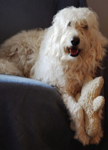
#> input picture images/img.png, 108 x 150 px
$ python -i mattingAffinity.py   (imports and definitions only)   (older library calls are emulated)
#> lines starting #> are read from the running program, lines starting #| are printed output that depends on the picture
#> further down, picture is the input picture: shape (150, 108, 3); mean B, G, R 76, 82.1, 92.6
### operation.py
# -*- coding:utf-8 -*-
import numpy as np


# 将W沿对角线复制变为对称矩阵
def add_T(W):
	allLen = np.int(W.shape[0])
	length = np.int(W.shape[0]/100)

	for i in range(100):
		for j in range(100):
			start1 = i * length
			start2 = j * length
			end1 = (i + 1) * length if (i + 1) * length < allLen else allLen
			end2 = (j + 1) * length if (j + 1) * length < allLen else allLen
			W[start1 : end1, start2 : end2] = W[start1 : end1, start2 : end2] + W[start1 : end1, start2 : end2].T

	return W


# [41 lines left out: functions multiply, add, subtract, not called in this run]

### mattingAffinity.py
# -*- coding:utf-8 -*-
import numpy as np
import cv2
from scipy import sparse
from operation import add_T


# 计算抠图亲和性
# 该函数实现了Anat Levin, Dani Lischinski, Yair Weiss描述的图像抠图方法
# 除图像以外的所有参数都是可选的。
# 输出是一个稀疏矩阵，它为二进制映射inMap给出的像素的非局部邻域提供非零元素。
def mattingAffinity(image):
    windowRadius = 1 # 估算局部正态分布的窗口大小
    epsilon = 1e-7   # 定义协方差矩阵反转前使用的正则化系数，对于有噪声的图像，它应该更大
    windowSize = 2 * windowRadius + 1
    neighSize = pow(windowSize, 2)
    h, w, d = image.shape
#> h = 150; w = 108; d = 3
    N = h * w
#> N = 16200
    epsilon = epsilon / neighSize

    # meanImage 窗口中像素3*1平均值向量
    # covarMat 3*3像素颜色的协方差矩阵
    meanImage, covarMat = localRGBnormalDistributions(image, windowRadius, epsilon)

    # Determine pixels and their local neighbors
    # 确定像素及其局部邻域
    indices = np.reshape(np.array(range(h * w)), [h, w])

    # 以子块滑动的方式（子块先在行上滑动，再在列上滑动）将indices分解成m×n的子矩阵，并将分解以后的子矩阵沿行的方向转换成neighInd的列。
    neighInd = im2col(indices, [windowSize, windowSize]) # windowSize=3时9列，(h-2)*(w-2)行

    # neighInd = neighInd[windowRadius : len(neighInd) - windowRadius, windowRadius : len(neighInd) - windowRadius]
    inInd = neighInd[:, np.int((neighSize + 1) / 2 - 1)] # 矩阵中心位置的索引
    pixCnt = inInd.shape[0] # 中心位置数量

    # Prepare in & out data
    image = np.reshape(image, [N, d])
    meanImage = np.reshape(meanImage, [N, d])
    flowRows = np.zeros([neighSize, neighSize, pixCnt])
    flowCols = np.zeros([neighSize, neighSize, pixCnt])
    flows = np.zeros([neighSize, neighSize, pixCnt])

    # Compute matting affinity
    for i in range(pixCnt):
        neighs = neighInd[i, :] # 位置 inInd[i] 对应的窗口索引
        littleImage = np.zeros([neighs.shape[0], image.shape[1]])
        for j in range(neighs.shape[0]):
            littleImage[j, :] = image[np.int(neighs[j])]
        shiftedWinColors = littleImage - np.tile(meanImage[np.int(inInd[i]), :], [neighs.shape[0], 1]) # Ii-uk
        inv = np.linalg.inv(covarMat[:, :, np.int(inInd[i])])
        flows[:, :, i] = np.dot(np.dot(shiftedWinColors, inv), shiftedWinColors.T)
        neighs = np.tile(neighs, [neighs.shape[0], 1])
        flowRows[:, :, i] = neighs
        flowCols[:, :, i] = neighs.T

    flows = (flows + 1) / neighSize

    flows = np.reshape(flows, [neighSize*neighSize*pixCnt])
    flowRows = np.reshape(flowRows, [neighSize*neighSize*pixCnt])
    flowCols = np.reshape(flowCols, [neighSize*neighSize*pixCnt])

    W = sparse.csr_matrix((flows, (flowRows, flowCols)), shape = (N, N)).todense()
    W = add_T(W)
    W = W / 2
    return W


# meanImage 窗口中像素3*1平均值向量
# covarMat 3*3像素颜色的协方差矩阵
def localRGBnormalDistributions(image, windowRadius, epsilon):
#> called with windowRadius = 1, epsilon = 1.11e-08
    h, w, d = image.shape
#> h = 150; w = 108; d = 3
    N = h * w
#> N = 16200
    windowSize = 2 * windowRadius + 1

    # 窗口中像素3*1平均值向量
    meanImage = np.zeros([h, w, d])
    meanImage[:, :, 0] = cv2.blur(image[:, :, 0], (windowSize, windowSize))
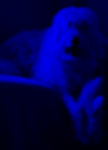
#> meanImage: shape (150, 108, 3) float64; mean B, G, R 76, 0, 0
    meanImage[:, :, 1] = cv2.blur(image[:, :, 1], (windowSize, windowSize))
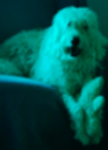
#> meanImage: shape (150, 108, 3) float64; mean B, G, R 76, 82.1, 0
    meanImage[:, :, 2] = cv2.blur(image[:, :, 2], (windowSize, windowSize))
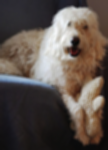
#> meanImage: shape (150, 108, 3) float64; mean B, G, R 76, 82.1, 92.6

    # 3*3像素颜色的协方差矩阵
    covarMat = np.zeros([3, 3, N])
    for i in range(3):
        for j in range(i, 3):
            temp = cv2.blur(image[:, :, i] * image[:, :, j], (windowSize, windowSize)) - meanImage[:, :, i] *  meanImage[:, :, j]
            covarMat[i, j, :] = np.reshape(temp, [h*w])
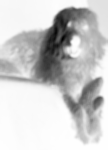
#> temp: shape (150, 108) float64; min -61966, max 14, mean -12582.3; drawn with min black and max white

    for i in range(3):
        covarMat[i, i, :] = covarMat[i, i, :] + epsilon

    return meanImage, covarMat


# 实现 Matlab im2col功能
def im2col(A, size):
    h, w = A.shape
#> h = 150; w = 108
    x = h - size[0] + 1
#> x = 148
    y = w - size[1] + 1
#> y = 106
    result = np.zeros([x * y, size[0] * size[1]])
    for i in range(x):
        for j in range(y):
            result[j * x + i, :] = A[i : i + size[0], j : j + size[1]].ravel()
    return result

>>> import cv2
>>> picture = cv2.imread('images/img.png')
>>> result = mattingAffinity(picture)
#> in mattingAffinity, `neighInd = im2col(indices, [windowSize, windowSize])`:
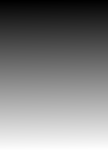
#> indices: shape (150, 108) int64; min 0, max 16199, mean 8099.5; drawn with min black and max white
#> (the run stopped early here; a loop or call above may not have finished)
